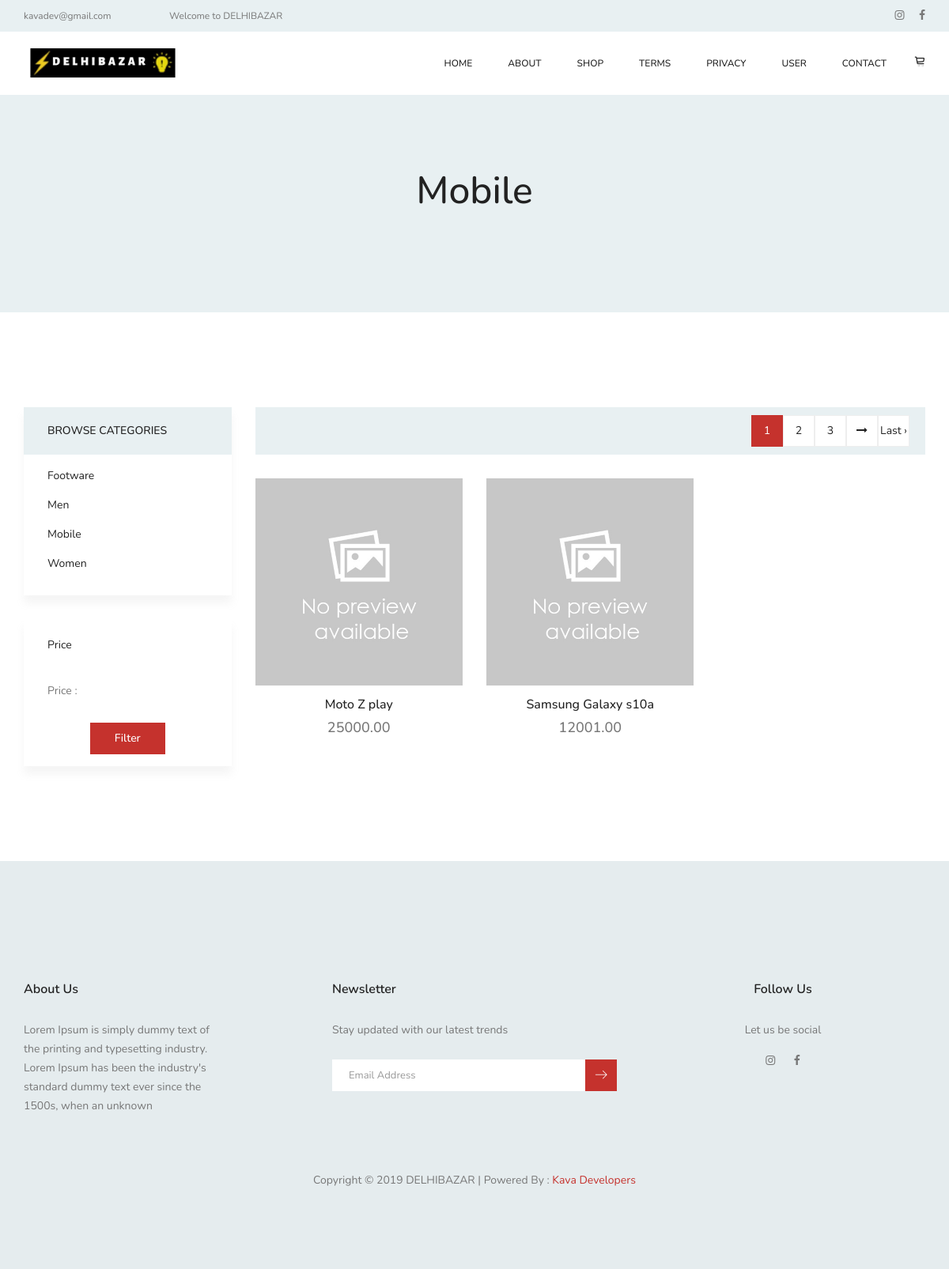
/products/list/4, run on the app's committed database.
### tables this page shows
CREATE TABLE IF NOT EXISTS `setting` (
  `id` int(11) NOT NULL AUTO_INCREMENT,
  `email` text NOT NULL,
  `support_email` text NOT NULL,
  `contact_email` text NOT NULL,
  `mobile` text NOT NULL,
  `city` text NOT NULL,
  `address` text NOT NULL,
  `opening_hours` text NOT NULL,
  `short_about` text NOT NULL,
  PRIMARY KEY (`id`)
);

CREATE TABLE IF NOT EXISTS `social_icon` (
  `id` int(11) NOT NULL AUTO_INCREMENT,
  `title` text NOT NULL,
  `class` text NOT NULL,
  `link` text NOT NULL,
  `created_at` datetime NOT NULL,
  PRIMARY KEY (`id`)
);

CREATE TABLE IF NOT EXISTS `category` (
  `id` int(11) NOT NULL AUTO_INCREMENT,
  `name` varchar(250) NOT NULL,
  `df` int(1) NOT NULL DEFAULT '0',
  PRIMARY KEY (`id`)
);

CREATE TABLE IF NOT EXISTS `product` (
  `id` bigint(20) NOT NULL AUTO_INCREMENT,
  `hash` varchar(250) NOT NULL,
  `name` varchar(250) NOT NULL,
  `amount` decimal(40,2) NOT NULL,
  `short_desc` text NOT NULL,
  `desc` longtext NOT NULL,
  `category` varchar(50) NOT NULL,
  `status` int(1) NOT NULL DEFAULT '0',
  `created_by` varchar(20) NOT NULL,
  `updated_by` varchar(20) NOT NULL,
  `created_at` datetime NOT NULL,
  `updated_at` datetime NOT NULL,
  `df` int(1) NOT NULL DEFAULT '0',
  PRIMARY KEY (`id`)
);

### index.php (called while the page is built, shortened)
<?php
require_once BASEPATH.'core/CodeIgniter.php';

### application/core/MY_Loader.php (called while the page is built, shortened)
<?php
class MY_Loader extends CI_Loader {
    public function template1($template_name, $vars = array())
    {
        $this->view('template/header2');
        $this->view($template_name, $vars);
        $this->view('template/footer2');
    }
}
?>

### application/helpers/general_helper.php (called while the page is built, shortened)
<?php
function social_icons()
{
	$CI=&get_instance();
	return $CI->db->get('social_icon')->result_array();
}
function get_setting()
{
	$CI=&get_instance();
	return $CI->db->get_where('setting',['id' => '1'])->result_array()[0];
}
?>

### application/models/Product_model.php (called while the page is built, shortened)
<?php
class Product_model extends CI_Model
{
	public function category_where($id)
	{
		return $this->db->get_Where('category',['id' => $id])->result_array();
	}
	public function dynamic_category_data()
	{			$this->db->order_by('rand()');
		return $this->db->get_where('category',['df' => 0],5)->result_array();
	}
	function getRows($params = array(),$id,$min,$max){
        $this->db->select('*');
        $this->db->where('category',$id);
        $this->db->where('amount >=',$min);
        $this->db->where('amount <=',$max);
        $this->db->from('product');
        if(array_key_exists("id",$params)){
            $this->db->where('id',$params['id']);
            $query = $this->db->get();
            $result = $query->row_array();
        }else{
            if(array_key_exists("start",$params) && array_key_exists("limit",$params)){
                $this->db->limit($params['limit'],$params['start']);
            }elseif(!array_key_exists("start",$params) && array_key_exists("limit",$params)){
                $this->db->limit($params['limit']);
            }
            if(array_key_exists("returnType",$params) && $params['returnType'] == 'count'){
                $result = $this->db->count_all_results();
            }else{
                $query = $this->db->get();
                $result = ($query->num_rows() > 0)?$query->result_array():FALSE;
            }
        }
        return $result;
    }
}

### application/views/product_category/index.php (the view, shortened to what this page needs)
<section class="banner_area">
    <div class="banner_inner d-flex align-items-center">
		<div class="container">
			<div class="banner_content text-center">
				<h2><?= $category[0]['name'] ?></h2>
			</div>
		</div>
    </div>
</section>
<section class="cat_product_area p_120">
	<div class="container">
		<div class="row flex-row-reverse">
			<div class="col-lg-9">
				<div class="product_top_bar">
					<div class="right_page ml-auto">
						<nav class="cat_page" aria-label="Page navigation example">
							<ul class="pagination">
								<?= $this->pagination->create_links(); ?>
							</ul>
						</nav>
					</div>
				</div>
				<div class="latest_product_inner row">
					<?php if(!empty($products)) { ?>
						<?php foreach ($products as $key => $value) {
						$product_image = $this->product_model->product_image_where($value['id']);
						?>
							<div class="col-lg-4 col-md-4 col-sm-6">
								<div class="f_p_item">
									<div class="f_p_img">
										<?php if(!empty($product_image)) { ?>
											<img class="img-fluid" src="<?= base_url() ?>admin/uploads/product/<?= $this->product_model->product_image_where($value['id'])[0]['image'] ?>" alt="Product Image">
										<?php } else { ?>
											<img class="img-fluid" src="<?= base_url() ?>admin/uploads/product/no-image.png" alt="Product Image">
										<?php } ?>
									</div>
									<a href="<?= base_url() ?>products/product_detail/<?= $value['hash'] ?>"><h4><?= $value['name'] ?></h4></a>
									<h5><?= $value['amount'] ?></h5>
								</div>
							</div>
						<?php } } else { ?>
							No Data
						<?php } ?>
				</div>
			</div>
			<div class="col-lg-3">
				<div class="left_sidebar_area">
					<aside class="left_widgets cat_widgets">
						<div class="l_w_title">
							<h3>Browse Categories</h3>
						</div>
						<div class="widgets_inner">
							<ul class="list">
								<?php foreach ($dynamic_category as $key => $value) { ?>
								<li><a href="<?= base_url() ?>products/list/<?= $value['id'] ?>"><?= $value['name'] ?></a></li>
								<?php } ?>
							</ul>
						</div>
					</aside>
					<aside class="left_widgets p_filter_widgets">
						<div class="widgets_inner">
							<h4>Price</h4>
							<div class="range_item">
								<div class="row m0">
									<label for="amount">Price : </label>
										<input type="text" id="amount" readonly style="width: 150px;">
								</div>
								<div class="col-md-12 text-center" style="margin-top: 20px;">
									<button type="button" id="filter" class="btn submit_btn">Filter</button>
								</div>
							</div>
						</div>
					</aside>
				</div>
			</div>
		</div>
	</div>
</section>

### application/controllers/Products.php (shortened to what this page needs)
<?php
class Products extends CI_Controller {
	function __construct(){
    	$this->load->model('product_model');
    	$this->load->model('rating_model');
    	$this->load->library('pagination');
    	$this->perPage = 2;
    }
	public function list()
	{
		if($this->session->userdata('filter')){
			$min =  $this->session->userdata('filter')['min'];
			$max =  $this->session->userdata('filter')['max'];
		 }else{
			$min = 10;
			$max = 50000;
		 }
		$id = $this->uri->segment(3);
		if($id)
		{
			$data['category']		= $this->product_model->category_where($id);
			if($this->product_model->category_where($id))
			{
				$data['dynamic_category']		= $this->product_model->dynamic_category_data();
		        $conditions['returnType']   = 'count';
		        $config['num_tag_open'] 	= '<li class="page-item">';
		        $config['num_tag_close'] 	= '</li>';
		        $config['cur_tag_open'] 	= '<li class="page-item active"><a class="page-link" href="javascript:void(0);">';
		        $config['cur_tag_close'] 	= '</a></li>';
		        $config['next_link'] 		= '<i class="fa fa-long-arrow-right" aria-hidden="true"></i>';
		        $config['next_tag_open'] 	= '<li class="pg-next">';
		        $config['next_tag_close'] 	= '</li>';
		        $config['last_tag_open'] 	= '<li class="page-item">';
		        $config['last_tag_close'] 	= '</li>';
		        $page = $this->uri->segment(4);
		        $offset = !$page?0:$page;
		        $conditions['returnType'] = '';
		        $conditions['start'] 	  = $offset;
		        $conditions['limit'] 	  = $this->perPage;
		        $data['products'] 			  = $this->product_model->getRows($conditions,$id,$min,$max);
				$this->load->template1('product_category/index',$data);
			}else{
				redirect(base_url('error404'));
			}
		}else{
			redirect(base_url('error404'));
		}
	}
}

### application/views/template/header2.php (shortened to what this page needs)
<!doctype html>
<html lang="en">
    <head>
        <link rel="stylesheet" href="<?= base_url() ?>user_login/css/bootstrap.css">
        <link rel="stylesheet" href="<?= base_url() ?>user_login/vendors/linericon/style.css">
        <link rel="stylesheet" href="<?= base_url() ?>user_login/css/font-awesome.min.css">
        <link rel="stylesheet" href="<?= base_url() ?>user_login/vendors/owl-carousel/owl.carousel.min.css">
        <link rel="stylesheet" href="<?= base_url() ?>user_login/vendors/lightbox/simpleLightbox.css">
        <link rel="stylesheet" href="<?= base_url() ?>user_login/vendors/nice-select/css/nice-select.css">
        <link rel="stylesheet" href="<?= base_url() ?>user_login/vendors/animate-css/animate.css">
        <link rel="stylesheet" href="<?= base_url() ?>user_login/vendors/jquery-ui/jquery-ui.css">
        <link rel="stylesheet" href="<?= base_url() ?>user_login/css/style.css">
        <link rel="stylesheet" href="<?= base_url() ?>user_login/css/responsive.css">
        <link rel="stylesheet" href="<?= base_url() ?>user_login/alert/sweetalert.css">
    </head>
    <body>
        <header class="header_area">
        	<div class="top_menu row m0">
           		<div class="container">
					<div class="float-left">
						<a href="mailto:<?= get_setting()['email'] ?>"><?= get_setting()['email'] ?></a>
						<a href="#">Welcome to DELHIBAZAR</a>
					</div>
					<div class="float-right">
						<ul class="header_social">
							<?php foreach (social_icons() as $key => $value) { ?>
							<li><a href="<?= $value['link'] ?>" target="_blank"><i class="fa <?= $value['class'] ?>"></i></a></li>
							<?php } ?>
						</ul>
					</div>
           		</div>
           	</div>
           	<div class="main_menu">
            	<nav class="navbar navbar-expand-lg navbar-light main_box">
					<div class="container">
						 <a class="navbar-brand" href="<?= base_url(); ?>" style="width: 200px;" ><img src="<?= base_url(); ?>image/logo.png" style="width: 100%;"></a>
						<div class="collapse navbar-collapse offset" id="navbarSupportedContent">
							<ul class="nav navbar-nav menu_nav ml-auto">
								<li class="nav-item"><a class="nav-link" href="<?= base_url() ?>">Home</a></li>
								<li class="nav-item"><a class="nav-link" href="<?= base_url(); ?>pages/about">About</a></li>
								<li class="nav-item submenu dropdown">
									<a href="#" class="nav-link dropdown-toggle" data-toggle="dropdown" role="button" aria-haspopup="true" aria-expanded="false">Shop</a>
								</li>
								<li class="nav-item"><a class="nav-link" href="<?= base_url(); ?>pages/terms">Terms</a></li>
								<li class="nav-item"><a class="nav-link" href="<?= base_url(); ?>pages/privacy">Privacy</a></li>
								<li class="nav-item submenu dropdown">
									<a href="#" class="nav-link dropdown-toggle" data-toggle="dropdown" role="button" aria-haspopup="true" aria-expanded="false">User</a>
								</li>
								<li class="nav-item"><a class="nav-link" href="<?= base_url(); ?>pages/contact">Contact</a></li>
							</ul>
							<ul class="nav navbar-nav navbar-right">
								<li class="nav-item"><a href="#" class="cart"><i class="lnr lnr lnr-cart"></i></a></li>
							</ul>
						</div>
					</div>
            	</nav>
            </div>
        </header>

### application/views/template/footer2.php (shortened to what this page needs)
        <footer class="footer-area">
            <div class="container">
                <div class="row">
                    <div class="col-lg-4  col-md-6 col-sm-6">
                        <div class="single-footer-widget">
                            <h6 class="footer_title">About Us</h6>
                            <p><?= nl2br(get_setting()['short_about']) ?></p>
                        </div>
                    </div>
                    <div class="col-lg-4 col-md-6 col-sm-6">
                        <div class="single-footer-widget">
                            <h6 class="footer_title">Newsletter</h6>
                            <p>Stay updated with our latest trends</p>
                            <form action="<?= base_url(); ?>welcome/save_newalatter" id="news_form" method="post" class="subscribe_form relative">
                                <div id="mc_embed_signup">
                                    <div class="input-group d-flex flex-row">
                                        <input name="email" id="news_email" placeholder="Email Address" onfocus="this.placeholder = ''" onblur="this.placeholder = 'Email Address '" type="email">
                                        <button type="submit" class="btn sub-btn"><span class="lnr lnr-arrow-right"></span></button>
                                    </div>
                                </div>
                            </form>
                        </div>
                    </div>
                    <div class="col-lg-4 col-md-6 col-sm-6 text-center">
                        <div class="single-footer-widget f_social_wd">
                            <h6 class="footer_title">Follow Us</h6>
                            <p style="text-align: center;max-width: none;">Let us be social</p>
                            <div class="f_social">
                                <?php foreach (social_icons() as $key => $value) { ?>
                                <a href="<?= $value['link'] ?>" target="_blank"><i class="fa <?= $value['class'] ?>"></i></a>
                                <?php } ?>
                            </div>
                        </div>
                    </div>
                </div>
                <div class="row footer-bottom d-flex justify-content-between align-items-center">
                    <p class="col-lg-12 footer-text text-center">
                    Copyright &copy 2019 DELHIBAZAR | Powered By : <a href="http://kavadevelopers.com" target="_blank">Kava Developers</a>
                    </p>
                </div>
            </div>
        </footer>
        <link rel="stylesheet" href="https://jqueryvalidation.org/files/demo/site-demos.css">
    </body>
</html>

### application/views/product_category/index.php (style rules this page uses)
.pagination li a { position: relative; display: block; border: 1px solid #ddd; }

### data on the page
setting: email "kavadev@gmail.com", short_about "Lorem Ipsum is simply dummy text of the printing and typesetting industry. Lorem Ipsum has been the industry's standard dummy text ever since the 1500s, when an unknown"
category: name "Mobile"
product: name "Moto Z play", amount "25000.00"
product: name "Samsung Galaxy s10a", amount "12001.00"
category: name "Footware"
category: name "Men"
category: name "Women"

### other printed values
$this->pagination->create_links() "1 2 3 Last ›"
